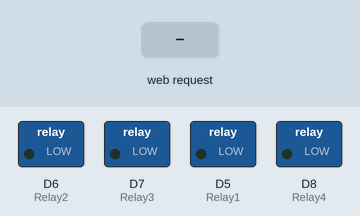
Simulated run of this sketch. Board: ESP8266 (NodeMCU). Shown: switched loads named in the sketch (green lamp = pin HIGH). Inputs (shaded band) come from the test bench. WiFi joins after 1.5 s; servers stay silent unless stated; what the sketch prints to the serial monitor is not drawn.

Above: at 2.7 s.
2.8 s: HTTP request GET /relay1on received
At 4.0 s:
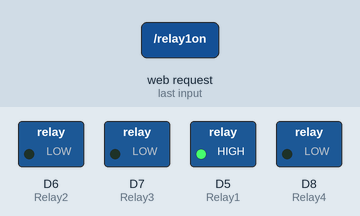
4.3 s: HTTP request GET /relay2on received
At 5.4 s:
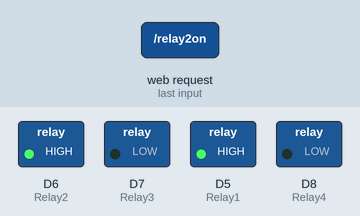
5.8 s: HTTP request GET /relay1off received
At 6.5 s:
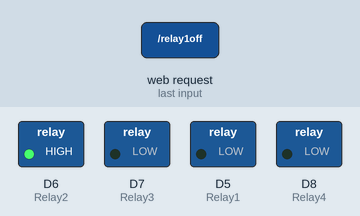
7.3 s: HTTP request GET /relay3on received
At 7.7 s:
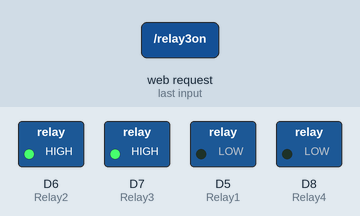
8.8 s: HTTP request GET /relay2off received
At 10.0 s:
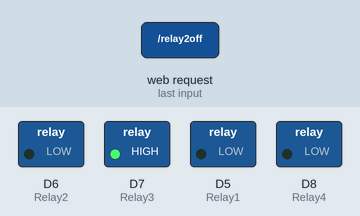
10.3 s: HTTP request GET /relay4on received
At 11.2 s:
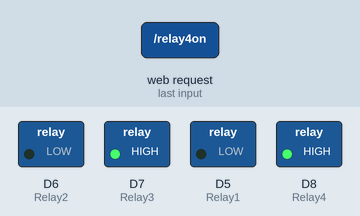
Timing chart, 0 to 12.8 s (numbered marks = the images above; inputs shaded):
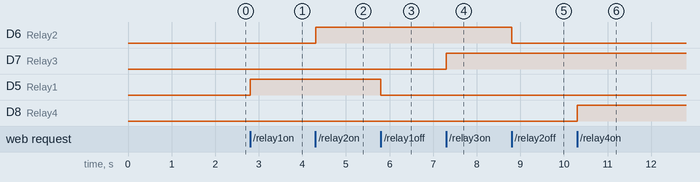

Measured:
- after the input at 2.8 s, D5 (Relay1): LOW → HIGH at once
- after the input at 4.3 s, D6 (Relay2): LOW → HIGH at once
- after the input at 5.8 s, D5 (Relay1): HIGH → LOW at once
- after the input at 7.3 s, D7 (Relay3): LOW → HIGH at once
- after the input at 8.8 s, D6 (Relay2): HIGH → LOW at once
- after the input at 10.3 s, D8 (Relay4): LOW → HIGH at once

The sketch:

Program_Kontrol_4_Lampu_via_WiFi.ino
```cpp
/***************************************
 * Project Kontrol 4 Lampu via WiFi
 * Board  : NodeMCU ESP8266 V3
 * Input  : -
 * Output : Relay 4 Channels
 * 99 Proyek IoT
 * www.ardutech.com
 ****************************************/
#include <ESP8266WiFi.h>
//---GANTI SESUAI DENGAN JARINGAN WIFI
//---HOTSPOT ANDA
const char* ssid = "ArdutechWiFi"; //Nama Hotspot
const char* password = "12345678"; //Password
#define Relay1 D5
#define Relay2 D6
#define Relay3 D7
#define Relay4 D8

WiFiServer server(80);
//====================================
void setup() {
  Serial.begin(9600);
  delay(10);
  pinMode(Relay1, OUTPUT);
  pinMode(Relay2, OUTPUT);
  pinMode(Relay3, OUTPUT);
  pinMode(Relay4, OUTPUT);
  digitalWrite(Relay1, LOW);
  digitalWrite(Relay2, LOW);
  digitalWrite(Relay3, LOW);
  digitalWrite(Relay4, LOW);
  Serial.println();
  Serial.println();
  Serial.print("Connecting to ");
  Serial.println(ssid);

  WiFi.begin(ssid, password);
  while (WiFi.status() != WL_CONNECTED) {
    delay(500);
    Serial.print(".");
  }
  Serial.println("");
  Serial.println("WiFi connected");

  // Start the server
  server.begin();
  Serial.println("Server started");
  Serial.print("Use this URL to connect: ");
  Serial.print("http://");
  Serial.print(WiFi.localIP());
  Serial.println("/");
}
//====================================
void loop() {
  WiFiClient client = server.available();
  if (!client) {
    return;
  }
  Serial.println("new client");
  while(!client.available()){
    delay(1);
  }
  String request = client.readStringUntil('\r');
  Serial.println(request);
  client.flush();
  if (request.indexOf("/relay1on") > 0)  {
    digitalWrite(Relay1, HIGH);
  }
  if (request.indexOf("/relay1off") >0)  {
    digitalWrite(Relay1, LOW);
  }

   if (request.indexOf("/relay2on") > 0)  {
    digitalWrite(Relay2, HIGH);

  }
  if (request.indexOf("/relay2off") >0)  {
    digitalWrite(Relay2, LOW);

  }
    if (request.indexOf("/relay3on") >0)  {
    digitalWrite(Relay3, HIGH);

  }
  if (request.indexOf("/relay3off") > 0)  {
    digitalWrite(Relay3, LOW);

  }
   if (request.indexOf("/relay4on") > 0)  {
    digitalWrite(Relay4, HIGH);

  }
  if (request.indexOf("/relay4off") > 0)  {
    digitalWrite(Relay4, LOW);

  }

  client.println("HTTP/1.1 200 OK");
  client.println("Content-Type: text/html");
  client.println(""); //  do not forget this one
  client.println("<!DOCTYPE HTML>");
  client.println("<html>");
  client.println("<head>");
  client.println("<meta name='apple-mobile-web-app-capable' content='yes' />");
  client.println("<meta name='apple-mobile-web-app-status-bar-style' content='black-translucent' />");
  client.println("</head>");
  client.println("<body bgcolor = \"#f7e6ec\">");
  client.println("<hr/><hr>");
  client.println("<h3><center> 99 Project IoT : Kontrol 4 Lampu  </center></h3>");
  client.println("<h4><center> www.ardutech.com  </center></h4>");
  client.println("<hr/><hr>");
  client.println("<br><br>");
  //client.println("<br><br>");
  client.println("<center>");
  client.println("Lampu 1");
  client.println("<a href=\"/relay1on\"\"><button>Turn On </button></a>");
  client.println("<a href=\"/relay1off\"\"><button>Turn Off </button></a><br />");
  client.println("</center>");
  client.println("<br><br>");
  client.println("<center>");
  client.println("Lampu 2");
  client.println("<a href=\"/relay2on\"\"><button>Turn On </button></a>");
  client.println("<a href=\"/relay2off\"\"><button>Turn Off </button></a><br />");
  client.println("</center>");
  client.println("<br><br>");
  client.println("<center>");
  client.println("Lampu 3");
  client.println("<a href=\"/relay3on\"\"><button>Turn On </button></a>");
  client.println("<a href=\"/relay3off\"\"><button>Turn Off </button></a><br />");
  client.println("</center>");
  client.println("<br><br>");
  client.println("<center>");
  client.println("Lampu 4");
  client.println("<a href=\"/relay4on\"\"><button>Turn On </button></a>");
  client.println("<a href=\"/relay4off\"\"><button>Turn Off </button></a><br />");
  client.println("</center>");
  client.println("<br><br>");
  client.println("<center>");
  client.println("<table border=\"5\">");
  client.println("<tr>");
  //=====================
  if (digitalRead(Relay1))
         {
           client.print("<td>Lampu 1 = ON</td>");
         }
  else
          {
            client.print("<td>Lampu 1 = OFF</td>");
          }
  client.println("<br />");
  //======================
  if (digitalRead(Relay2))
          {
           client.print("<td>Lampu 2 = ON</td>");
          }
  else
          {
            client.print("<td>Lampu 2 = OFF</td>");
          }
  client.println("</tr>");
  //=======================
  client.println("<tr>");

  if (digitalRead(Relay3))
          {
           client.print("<td>Lampu 3 = ON</td>");
          }
  else
          {
            client.print("<td>Lampu 3 = OFF</td>");
          }
  if (digitalRead(Relay4))
          {
           client.print("<td>Lampu 4 = ON</td>");
          }
  else
          {
            client.print("<td>Lampu 4 = OFF</td>");
          }
  client.println("</tr>");
  client.println("</table>");
  client.println("</center>");
  client.println("</html>");
  delay(1);
  Serial.println("Client disonnected");
  Serial.println("");
}
```
